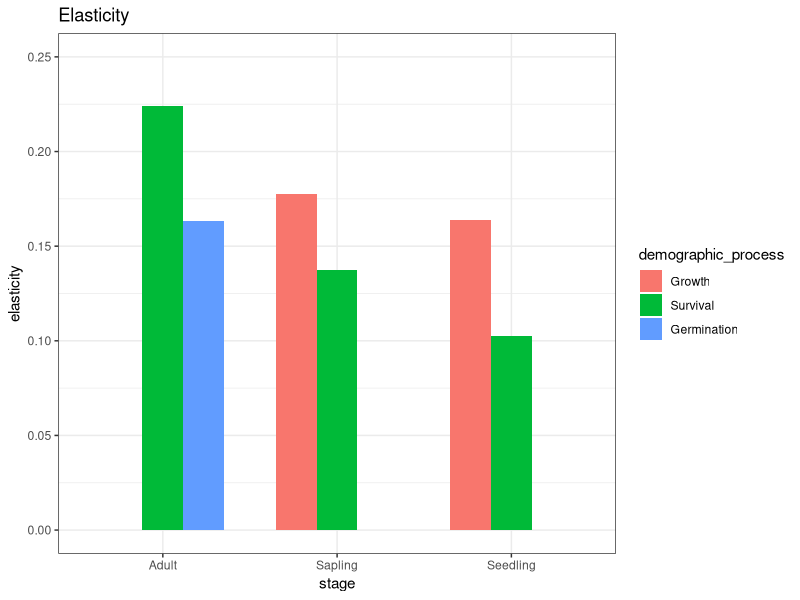

The R script that drew this image:
# Averaging Elasticities over randomly generated parameters
# using Latin hypercube sampling

library(lhs)

highHarvestFecundity <- 0.85 # Multiplier for fecundity rate for Adult trees under HIGH harvest
highHarvestSurvival <- 0.9 # Multiplier for survival rate of Adult trees under HIGH harvest
agoutiGrowth <- 1.1 # Growth rate of Agoutis in logistic model

lowHunting <- 0.1 # Percentage of agoutis hunted during LOW hunting
highHunting <- 0.25 # Percentage of agoutis hunted during HIGH hunting


seedlingCapacity <- 5000 # Carrying Capacities. Tree capacities don't matter as much.
saplingCapacity <- 500
adultCapacity <- 100
agoutiCapacity <- 5200
perc <- 0.9
ylimit <- 1 # For plotting

seedlingInit <- perc * seedlingCapacity#5000 # Initial Populations
saplingInit <- perc * saplingCapacity#500
adultInit <- perc * adultCapacity#100
agoutiInit <- perc * agoutiCapacity#5000
#agoutiInit <- 5000


m <- 0.05    # m is the desired proportion at which sigmoid(m) = m . Ideally it is small (~0.01-0.05).
agouti_to_PlantSteepness <- -(log(1-m)-log(m))/((m-0.5)*agoutiCapacity) # Steepness needed for sigmoid(m) = m
plant_to_AgoutiSteepness <- -(log(1-m)-log(m))/((m-0.5)*adultCapacity)  # Steepness needed for sigmoid(m) = m
#This formula above is derived from logistic function with "x = m*CAP" , "x0 = .5*CAP" , "y = m" , and solving for k. (CAP = carrying capacity)

time_end <- 100 # Length of simulation in years
maxt <- 100 #controls the markovChain

high_harv <- matrix(1, nrow = 17, ncol = 17)

##The Original 17-Stage Matrix from Zuidema and high-harvest multiplier---------------------------------
plant_S_mat <- matrix( 0, nrow = 17, ncol = 17)
diag(plant_S_mat) <- c(0.455, 0.587, 0.78, 0.821, 0.941, 0.938, 0.961, 0.946, 0.94, 0.937, 0.936, 0.966, 0.968, 0.971, 0.965, 0.967, 0.985)
plant_S_mat[cbind(2:17,1:16)] <- matrix(c(0.091, 0.147, 0.134, 0.167, 0.044, 0.047, 0.034, 0.049, 0.055, 0.058, 0.059, 0.029, 0.027, 0.024, 0.020, 0.018))
plant_S_mat[1,12:17] <- matrix( c(12.3, 14.6, 16.9, 19.3, 22.3, 26.6) )
high_harv[1,12:17] <- highHarvestFecundity 
high_harv[cbind(12:17,12:17)] <- highHarvestSurvival # Multiplier for survival rate of Adult trees
plant_mat_low <- plant_S_mat
plant_mat_high <- plant_S_mat * high_harv


sigmoid <- function(k, x0, x) 
{
  1/(1+exp(-k*(x-x0))) #k: steepness #x0 = midpoint
} 

sigmoidMat <- function(k, x0, X) 
{
  1/(1+exp(-k*(X-x0))) #k: steepness #x0 = midpoint
} 


###===========================================================================
### Sensitivity Matrix
###===========================================================================
sensitivity_matrix <- function(A)
{
  # Computes the Sensitivity and Elasticity Matrices by method specified by Caswell 2001
  #   Chapter 9.
  #
  # Inputs:
  #   A : (n,n) matrix
  #
  # Returns:
  #   A list with 3 items:
  #     sensMat : (n,n) matrix
  #                 i,j values are sensitivity values for each i,j element of A
  #
  #     elasMat : (n,n) matrix
  #                 i,j values are elasticity values for each i,j element of A
  #
  #     stableAge : (n) vector
  #                 The stable Age distribution for A
  
  eigvals <- eigen(A)$values
  eigvecs <- eigen(A)$vectors
  W <- eigvecs
  
  sensMat <- matrix(0, nrow = nrow(A), ncol = ncol(A))
  diag(sensMat) <- c(eigvals)
  
  dominant <- 0
  for (i in eigvals)
  {
    dominant <- max(sqrt(Re(i*Conj(i))), dominant)
  }
  finalCount <- which(eigvals==dominant) # The index of dominant eigenvalue.
  
  V <- Conj(solve(W)) # solve() finds inverse matrix
  w <- matrix(W[,finalCount])
  v <- matrix(Re(V[finalCount,]))
  
  sensMat <- Re(v %*% t(w))
  
  elasMat <- (sensMat * A) / dominant
  
  return(elasMat)
}
###===========================================================================


###===========================================================================
### Elasticity Latin Hypercube Averaging
###===========================================================================
# Parameter multipliers are in following order:
#   1.  Adult Survival under Harvest --- [0.658, 0.914]
#   2.  Germination Multiplier under Harvest --- [0.23, 84]
#   3.  Animal proportion of carrying capacity --- [0, 1]
#   4.  Steepness of sigmoid --- [0.03, 0.1]
#   5.  Sapling-Adult Transition Prob --- [0.03, 0.4]
#   6.  Seedling Survival --- [0.3405, 0.905]
#   7.  Seedling-Sapling Transition --- [0.001, 0.652]
#   8.  Sapling Survival --- [0.196, 0.957]

elas_lhs <- function(X) # X is LHS matrix (each row is a parameter set multiplier)
{
  plantMat <- plant_S_mat
  # plantMat <- plantMat
  
  AdultSurvElas <- c()
  SaplingSurvElas <- c()
  SeedlingSurvElas <- c()
  
  GerminationElas <- c()
  
  SeedlingTransElas <- c()
  SaplingTransElas <- c()
  AdultTransElas <- c()
  
  for (i in 1:nrow(X))
  {
    adultSurv <- X[i, 1] * (.914 - .658) + .658 # Adult Survival... # Mapping [0,1] to [0.85,0.99]
    adultGerm <- X[i, 2] * (84 - 0.23) + 0.23 # Adult Germination... # Mapping [0,1] to [10,25]
    m <- X[i, 4] * (0.1 - 0.03) + 0.03 # Steepness of Sigmoid... # Mapping [0,1] to [0.01,0.05]
    sapAdultTrans <- X[i, 5] * (0.4 - 0.03) + 0.03 # Sapling to Adult Transition Prob
    seedSurv <- X[i, 6] * (0.905 - 0.1346) + 0.1346
    seedSapTrans <- X[i, 7] * (0.652 - 0.001) + 0.001
    sapSurv <- X[i, 8] * (0.957 - 0.196) + 0.196
    

    agouti_to_PlantSteepness <- -(log(1-m)-log(m))/(m-0.5) # Steepness needed for sigmoid(m) = m
    
#    plantMat[1,3] <- sigmoid(agouti_to_PlantSteepness, 1/2, X[i, 3]) # Sigmoid using X[,3]
    plantMat[3,3] <- adultSurv
    plantMat[1,3] <- adultGerm * sigmoid(agouti_to_PlantSteepness, 1/2, X[i, 3])
    plantMat[1,1] <- seedSurv
    plantMat[2,2] <- sapSurv
    plantMat[2,1] <- seedSapTrans
    plantMat[2,3] <- sapAdultTrans
    
    elas <- sensitivity_matrix(plantMat) # Getting elasticity matrix
    
    # Getting the proper elasticity values for each parameter set    
    SeedlingSurvElas[i] <- elas[1,1]
    SaplingSurvElas[i] <- elas[2,2]
    AdultSurvElas[i] <- elas[3,3]
    
    GerminationElas[i] <- elas[1,3]
    
    SeedlingTransElas[i] <- elas[2,1]
    SaplingTransElas[i] <- elas[3,2]
  }
  
  # Averaging elasticity values over ALL parameter sets
  avgSeedlingSurvElas <- mean(SeedlingSurvElas)
  avgSaplingSurvElas <- mean(SaplingSurvElas)
  avgAdultSurvElas <- mean(AdultSurvElas)
  
  avgGerminationElas <- mean(GerminationElas)
  
  avgSeedlingTransElas <- mean(SeedlingTransElas)
  avgSaplingTransElas <- mean(SaplingTransElas)

  # Returns average elasticity values of interest
  return(c(avgSeedlingSurvElas, avgSaplingSurvElas, avgAdultSurvElas, avgGerminationElas, avgSeedlingTransElas, avgSaplingTransElas))
}


###===========================================================================

numSamples <- 10000 # Number of samples

lhSample <- t(randomLHS(8, numSamples)) # Getting the latin-hypercube samples 
a <- elas_lhs(lhSample) # Doing the elasticity averaging
#plot(a)

library(ggplot2)

grouped_bar_code <- function(seedSurv, seedSapTrans, sapSurv, sapAdultTrans, adultSurv, germ)
{
  # create a dataset
  stage=c(rep("Seedling" , 3) , rep("Sapling" , 3) , rep("Adult" , 3))
  demographic_process=factor(rep(c("Growth" , "Survival" , "Germination") , 3), levels = c("Growth" , "Survival" , "Germination"))
  elasticity=(c(seedSapTrans, seedSurv, 0,sapAdultTrans, sapSurv, 0, 0, adultSurv, germ)) #Put the values here
  data=data.frame(stage,demographic_process,elasticity)
  colnames(data) <- c( "Stage", "Demographic Process", "Elast")
  
  # Grouped
  ggplot(data, aes(fill=demographic_process, y=elasticity, x=stage)) +
    geom_bar(position=position_dodge(width = 0.7), stat="identity", width = 0.7) + ggtitle(paste("Elasticity")) +ylim(0,0.25) + theme_bw()
#  p <- p + theme_bw()
#  ggsave(p, filename = 'ElasBarPlot.png')#, bg = 'transparent')
#  p
}

grouped_bar_code( a[1], a[5], a[2], a[6], a[3], a[4])

# par(bg=NA)
# dev.copy(png, 'ElasBarPlot.png')
# dev.off()
